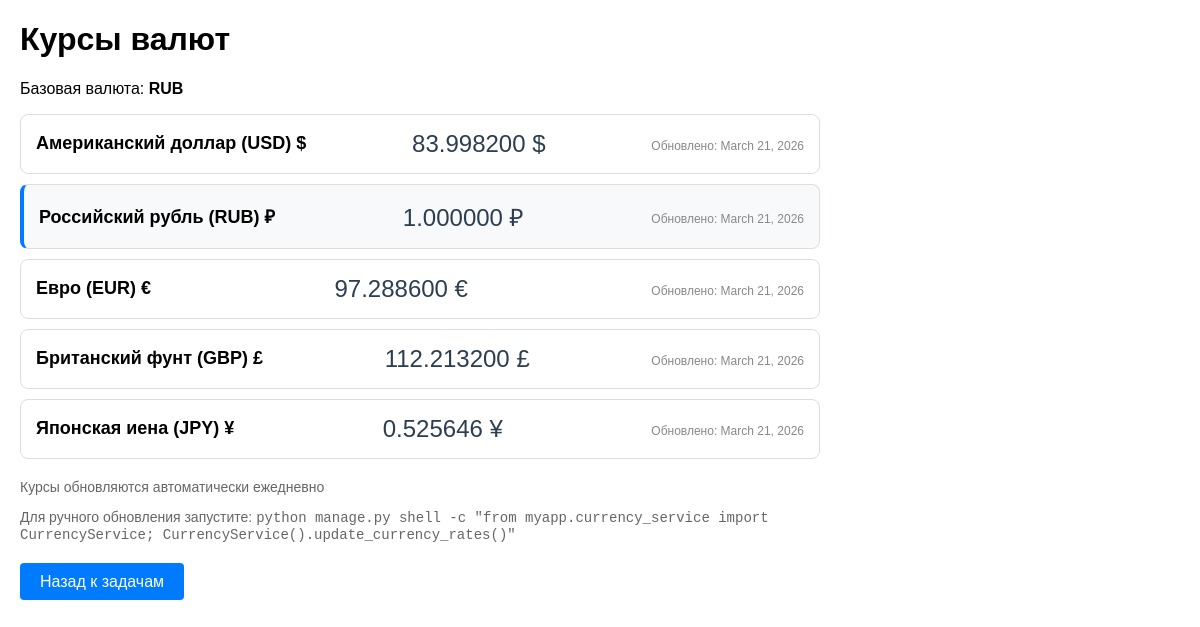
The app's page /currency-rates/ with its own data.
### myapp/models.py (models this page shows, shortened)
class Currency(models.Model):
    code = models.CharField(max_length=3, unique=True)  # Код валюты по ISO 4217 (USD, EUR, RUB)
    name = models.CharField(max_length=50)  # Полное название валюты (Доллар США, Евро, Российский рубль)
    symbol = models.CharField(max_length=5)  # Символ валюты ($, €, ₽)
    rate = models.DecimalField(max_digits=10, decimal_places=6, default=1.0)  # Текущий курс к базовой валюте
    rate_date = models.DateField(null=True, blank=True)  # Дата последнего обновления курса

### myapp/views.py (the view)
# urls.py: path('currency-rates/', views.currency_rates_view, name='currency_rates'),
def currency_rates_view(request):
    service = CurrencyService()
    currencies = Currency.objects.all()
    currency_data = []
    for currency in currencies:
        currency_data.append({
            'code': currency.code,
            'name': currency.name,
            'symbol': currency.symbol,
            'rate': currency.rate,
            'rate_date': currency.rate_date,
        })
    context = {
        'currencies': currency_data,
        'base_currency': service.base_currency,
    }
    return render(request, 'examples/currency_rates.html', context)

### myapp/templates/examples/currency_rates.html (shortened to what this page needs)
{% load currency_tags %}
<!DOCTYPE html>
<html lang="ru">
<head>
</head>
<body>
    <div class="rates-container">
        <h1>Курсы валют</h1>
        <p>Базовая валюта: <strong>{{ base_currency }}</strong></p>
        {% for currency in currencies %}
        <div class="rate-card {% if currency.code == base_currency %}base-currency{% endif %}">
            <div class="rate-info">
                <span class="currency-name">{{ currency.name }}</span>
                <span class="currency-code">({{ currency.code }})</span>
                <span class="currency-symbol">{{ currency.symbol }}</span>
            </div>
            <div class="rate-value">
                {{ currency.rate }} {{ currency.symbol }}
            </div>
            {% if currency.rate_date %}
            <div style="font-size: 12px; color: #888; margin-top: 5px;">
                Обновлено: {{ currency.rate_date }}
            </div>
            {% endif %}
        </div>
        {% endfor %}
        <div class="last-update">
            <p>Курсы обновляются автоматически ежедневно</p>
            <p>Для ручного обновления запустите: <code>python manage.py shell -c "from myapp.currency_service import CurrencyService; CurrencyService().update_currency_rates()"</code></p>
        </div>
        <div style="margin-top: 30px;">
            <a href="{% url 'task_list' %}" style="background: #007bff; color: white; padding: 10px 20px; text-decoration: none; border-radius: 4px;">Назад к задачам</a>
        </div>
    </div>
</body>
</html>

### myapp/templates/examples/currency_rates.html (style rules this page uses)
body { font-family: Arial, sans-serif; margin: 20px; }
.rates-container { max-width: 800px; }
.rate-card { border: 1px solid #ddd; padding: 15px; margin: 10px 0; border-radius: 8px; display: flex; justify-content: space-between; align-items: center; }
.rate-info { font-size: 18px; font-weight: bold; }
.rate-value { font-size: 24px; color: #2c3e50; }
.base-currency { background-color: #f8f9fa; border-left: 4px solid #007bff; }
.last-update { margin-top: 20px; color: #666; font-size: 14px; }

### records on screen
Currency: code "RUB", name "Российский рубль", code "RUB", rate "1.000000", rate_date "March 21, 2026"
Currency: name "Американский доллар", code "USD", rate "83.998200", rate_date "March 21, 2026"
Currency: name "Евро", code "EUR", rate "97.288600", rate_date "March 21, 2026"
Currency: name "Британский фунт", code "GBP", rate "112.213200", rate_date "March 21, 2026"
Currency: name "Японская иена", code "JPY", rate "0.525646", rate_date "March 21, 2026"

### other values on screen
{{ currency.symbol }} "$" "₽" "€" "£" "¥"
